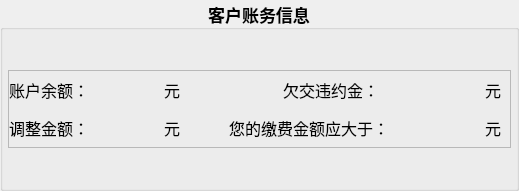
         <widget class="QGroupBox" name="groupBox_2">
          <property name="font">
           <font>
            <family>微软雅黑</family>
            <pointsize>13</pointsize>
            <weight>75</weight>
            <bold>true</bold>
           </font>
          </property>
          <property name="layoutDirection">
           <enum>Qt::LeftToRight</enum>
          </property>
          <property name="autoFillBackground">
           <bool>false</bool>
          </property>
          <property name="title">
           <string>客户账务信息</string>
          </property>
          <property name="alignment">
           <set>Qt::AlignCenter</set>
          </property>
          <layout class="QGridLayout" name="gridLayout">
           <property name="leftMargin">
            <number>5</number>
           </property>
           <property name="topMargin">
            <number>0</number>
           </property>
           <property name="rightMargin">
            <number>5</number>
           </property>
           <property name="bottomMargin">
            <number>0</number>
           </property>
           <property name="spacing">
            <number>0</number>
           </property>
           <item row="1" column="0">
            <widget class="QFrame" name="frame">
             <property name="maximumSize">
              <size>
               <width>16777215</width>
               <height>16777215</height>
              </size>
             </property>
             <property name="styleSheet">
              <string notr="true"/>
             </property>
             <property name="frameShape">
              <enum>QFrame::StyledPanel</enum>
             </property>
             <property name="frameShadow">
              <enum>QFrame::Raised</enum>
             </property>
             <layout class="QVBoxLayout" name="verticalLayout_2">
              <property name="spacing">
               <number>0</number>
              </property>
              <property name="leftMargin">
               <number>0</number>
              </property>
              <property name="topMargin">
               <number>0</number>
              </property>
              <property name="rightMargin">
               <number>0</number>
              </property>
              <property name="bottomMargin">
               <number>0</number>
              </property>
              <item>
               <layout class="QHBoxLayout" name="horizontalLayout">
                <item>
                 <widget class="QLabel" name="label_10">
                  <property name="sizePolicy">
                   <sizepolicy hsizetype="Fixed" vsizetype="Fixed">
                    <horstretch>0</horstretch>
                    <verstretch>0</verstretch>
                   </sizepolicy>
                  </property>
                  <property name="minimumSize">
                   <size>
                    <width>0</width>
                    <height>38</height>
                   </size>
                  </property>
                  <property name="maximumSize">
                   <size>
                    <width>95</width>
                    <height>16777215</height>
                   </size>
                  </property>
                  <property name="font">
                   <font>
                    <family>微软雅黑</family>
                    <pointsize>12</pointsize>
                    <weight>50</weight>
                    <bold>false</bold>
                   </font>
                  </property>
                  <property name="text">
                   <string>账户余额： </string>
                  </property>
                  <property name="wordWrap">
                   <bool>false</bool>
                  </property>
                 </widget>
                </item>
                <item>
                 <widget class="QLabel" name="label_AccountBalance">
                  <property name="minimumSize">
                   <size>
                    <width>70</width>
                    <height>0</height>
                   </size>
                  </property>
                  <property name="maximumSize">
                   <size>
                    <width>16777215</width>
                    <height>16777215</height>
                   </size>
                  </property>
                  <property name="font">
                   <font>
                    <family>Arial</family>
                    <pointsize>12</pointsize>
                   </font>
                  </property>
                  <property name="styleSheet">
                   <string notr="true"/>
                  </property>
                  <property name="text">
                   <string/>
                  </property>
                  <property name="alignment">
                   <set>Qt::AlignLeading|Qt::AlignLeft|Qt::AlignVCenter</set>
                  </property>
                 </widget>
                </item>
                <item>
                 <widget class="QLabel" name="label_16">
                  <property name="sizePolicy">
                   <sizepolicy hsizetype="Fixed" vsizetype="Fixed">
                    <horstretch>0</horstretch>
                    <verstretch>0</verstretch>
                   </sizepolicy>
                  </property>
                  <property name="minimumSize">
                   <size>
                    <width>0</width>
                    <height>38</height>
                   </size>
                  </property>
                  <property name="font">
                   <font>
                    <family>微软雅黑</family>
                    <pointsize>12</pointsize>
                    <weight>50</weight>
                    <bold>false</bold>
                   </font>
                  </property>
                  <property name="text">
                   <string>元  </string>
                  </property>
                  <property name="wordWrap">
                   <bool>false</bool>
                  </property>
                 </widget>
                </item>
                <item>
                 <spacer name="horizontalSpacer_25">
                  <property name="orientation">
                   <enum>Qt::Horizontal</enum>
                  </property>
                  <property name="sizeHint" stdset="0">
                   <size>
                    <width>40</width>
                    <height>20</height>
                   </size>
                  </property>
                 </spacer>
                </item>
                <item>
                 <widget class="QLabel" name="label_11">
                  <property name="minimumSize">
                   <size>
                    <width>186</width>
                    <height>38</height>
                   </size>
                  </property>
                  <property name="font">
                   <font>
                    <family>微软雅黑</family>
                    <pointsize>12</pointsize>
                    <weight>50</weight>
                    <bold>false</bold>
                   </font>
                  </property>
                  <property name="text">
                   <string>             欠交违约金：</string>
                  </property>
                 </widget>
                </item>
                <item>
                 <widget class="QLabel" name="label_PenaltyNum">
                  <property name="minimumSize">
                   <size>
                    <width>70</width>
                    <height>0</height>
                   </size>
                  </property>
                  <property name="maximumSize">
                   <size>
                    <width>16777215</width>
                    <height>16777215</height>
                   </size>
                  </property>
                  <property name="font">
                   <font>
                    <family>Arial</family>
                    <pointsize>12</pointsize>
                   </font>
                  </property>
                  <property name="styleSheet">
                   <string notr="true"/>
                  </property>
                  <property name="text">
                   <string/>
                  </property>
                  <property name="alignment">
                   <set>Qt::AlignLeading|Qt::AlignLeft|Qt::AlignVCenter</set>
                  </property>
                 </widget>
                </item>
                <item>
                 <widget class="QLabel" name="label_17">
                  <property name="sizePolicy">
                   <sizepolicy hsizetype="Preferred" vsizetype="Fixed">
                    <horstretch>0</horstretch>
                    <verstretch>0</verstretch>
                   </sizepolicy>
                  </property>
                  <property name="minimumSize">
                   <size>
                    <width>0</width>
                    <height>38</height>
                   </size>
                  </property>
                  <property name="font">
                   <font>
                    <family>微软雅黑</family>
                    <pointsize>12</pointsize>
                    <weight>50</weight>
                    <bold>false</bold>
                   </font>
                  </property>
                  <property name="text">
                   <string>元  </string>
                  </property>
                  <property name="wordWrap">
                   <bool>false</bool>
                  </property>
                 </widget>
                </item>
               </layout>
              </item>
              <item>
               <layout class="QHBoxLayout" name="horizontalLayout_2">
                <item>
                 <widget class="QLabel" name="label_13">
                  <property name="sizePolicy">
                   <sizepolicy hsizetype="Fixed" vsizetype="Fixed">
                    <horstretch>0</horstretch>
                    <verstretch>0</verstretch>
                   </sizepolicy>
                  </property>
                  <property name="minimumSize">
                   <size>
                    <width>0</width>
                    <height>38</height>
                   </size>
                  </property>
                  <property name="maximumSize">
                   <size>
                    <width>95</width>
                    <height>38</height>
                   </size>
                  </property>
                  <property name="font">
                   <font>
                    <family>微软雅黑</family>
                    <pointsize>12</pointsize>
                    <weight>50</weight>
                    <bold>false</bold>
                   </font>
                  </property>
                  <property name="text">
                   <string>调整金额： </string>
                  </property>
                 </widget>
                </item>
                <item>
                 <widget class="QLabel" name="label_AdjustNum">
                  <property name="minimumSize">
                   <size>
                    <width>70</width>
                    <height>0</height>
                   </size>
                  </property>
                  <property name="maximumSize">
                   <size>
                    <width>16777215</width>
                    <height>16777215</height>
                   </size>
                  </property>
                  <property name="font">
                   <font>
                    <family>Arial</family>
                    <pointsize>12</pointsize>
                   </font>
                  </property>
                  <property name="styleSheet">
                   <string notr="true"/>
                  </property>
                  <property name="text">
                   <string/>
                  </property>
                  <property name="alignment">
                   <set>Qt::AlignLeading|Qt::AlignLeft|Qt::AlignVCenter</set>
                  </property>
                 </widget>
                </item>
                <item>
                 <widget class="QLabel" name="label_18">
                  <property name="sizePolicy">
                   <sizepolicy hsizetype="Fixed" vsizetype="Fixed">
                    <horstretch>0</horstretch>
                    <verstretch>0</verstretch>
                   </sizepolicy>
                  </property>
                  <property name="minimumSize">
                   <size>
                    <width>0</width>
                    <height>38</height>
                   </size>
                  </property>
                  <property name="font">
                   <font>
                    <family>微软雅黑</family>
                    <pointsize>12</pointsize>
                    <weight>50</weight>
                    <bold>false</bold>
                   </font>
                  </property>
                  <property name="text">
                   <string>元  </string>
                  </property>
                  <property name="wordWrap">
                   <bool>false</bool>
                  </property>
                 </widget>
                </item>
                <item>
                 <spacer name="horizontalSpacer_26">
                  <property name="orientation">
                   <enum>Qt::Horizontal</enum>
                  </property>
                  <property name="sizeHint" stdset="0">
                   <size>
                    <width>40</width>
                    <height>20</height>
                   </size>
                  </property>
                 </spacer>
                </item>
                <item>
                 <widget class="QLabel" name="label_15">
                  <property name="sizePolicy">
                   <sizepolicy hsizetype="Preferred" vsizetype="Fixed">
                    <horstretch>0</horstretch>
                    <verstretch>0</verstretch>
                   </sizepolicy>
                  </property>
                  <property name="minimumSize">
                   <size>
                    <width>186</width>
                    <height>38</height>
                   </size>
                  </property>
                  <property name="font">
                   <font>
                    <family>微软雅黑</family>
                    <pointsize>12</pointsize>
                    <weight>50</weight>
                    <bold>false</bold>
                   </font>
                  </property>
                  <property name="text">
                   <string>您的缴费金额应大于：</string>
                  </property>
                 </widget>
                </item>
                <item>
                 <widget class="QLabel" name="label_PaymentAccount">
                  <property name="minimumSize">
                   <size>
                    <width>70</width>
                    <height>0</height>
                   </size>
                  </property>
                  <property name="maximumSize">
                   <size>
                    <width>1666666</width>
                    <height>16777215</height>
                   </size>
                  </property>
                  <property name="font">
                   <font>
                    <family>Arial</family>
                    <pointsize>12</pointsize>
                   </font>
                  </property>
                  <property name="styleSheet">
                   <string notr="true"/>
                  </property>
                  <property name="text">
                   <string/>
                  </property>
                  <property name="alignment">
                   <set>Qt::AlignLeading|Qt::AlignLeft|Qt::AlignVCenter</set>
                  </property>
                 </widget>
                </item>
                <item>
                 <widget class="QLabel" name="label_19">
                  <property name="sizePolicy">
                   <sizepolicy hsizetype="Preferred" vsizetype="Fixed">
                    <horstretch>0</horstretch>
                    <verstretch>0</verstretch>
                   </sizepolicy>
                  </property>
                  <property name="minimumSize">
                   <size>
                    <width>0</width>
                    <height>38</height>
                   </size>
                  </property>
                  <property name="font">
                   <font>
                    <family>微软雅黑</family>
                    <pointsize>12</pointsize>
                    <weight>50</weight>
                    <bold>false</bold>
                   </font>
                  </property>
                  <property name="text">
                   <string>元  </string>
                  </property>
                  <property name="wordWrap">
                   <bool>false</bool>
                  </property>
                 </widget>
                </item>
               </layout>
              </item>
             </layout>
            </widget>
           </item>
           <item row="2" column="0">
            <spacer name="verticalSpacer_8">
             <property name="orientation">
              <enum>Qt::Vertical</enum>
             </property>
             <property name="sizeType">
              <enum>QSizePolicy::Preferred</enum>
             </property>
             <property name="sizeHint" stdset="0">
              <size>
               <width>20</width>
               <height>40</height>
              </size>
             </property>
            </spacer>
           </item>
           <item row="0" column="0">
            <spacer name="verticalSpacer_5">
             <property name="orientation">
              <enum>Qt::Vertical</enum>
             </property>
             <property name="sizeHint" stdset="0">
              <size>
               <width>20</width>
               <height>40</height>
              </size>
             </property>
            </spacer>
           </item>
          </layout>
         </widget>
